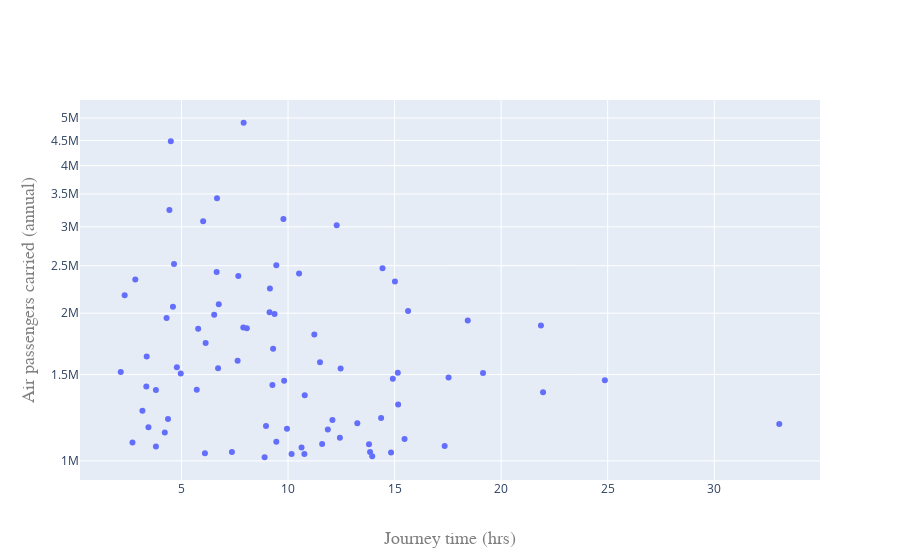

This figure's notebook cell:
### Code cell
fig = go.Figure()

fig.add_trace(go.Scatter(
    x=df_hi["journey_time_hrs"],
    y=df_hi["pas"],
    hovertext=df_hi['orig_city'] + "-" + df_hi['dest_city'],
    hoverinfo="text",
    showlegend=False,
    mode="markers"
))

fig.update_layout(
    xaxis=go.layout.XAxis(
        title=go.layout.xaxis.Title(
            text="Journey time (hrs)",
            font=dict(
                family="Helvetica",
                size=18,
                color="#7f7f7f"
            )
        )
    ),
    yaxis=go.layout.YAxis(
        title=go.layout.yaxis.Title(
            text="Air passengers carried (annual)",
            font=dict(
                family="Helvetica",
                size=18,
                color="#7f7f7f"
            )
        )
    )
)

fig.update_yaxes(type="log")

### Figure 1 — Plotly figure (JSON) as saved in the notebook; plotly's stock layout.template omitted (floating-point values rounded to 4 significant figures)
{"data": [{"hoverinfo": "text", "hovertext": ["London-Alicante", "Amsterdam-Barcelona", "Amsterdam-Copenhagen", "Amsterdam-Dublin", "Amsterdam-London", "Amsterdam-Madrid", "Manchester-Amsterdam", "Amsterdam-Milan", "Amsterdam-Paris", "Rome-Amsterdam", "Brussels-Barcelona", "London-Barcelona", "Madrid-Barcelona", "Paris-Barcelona", "Rome-Barcelona", "London-Belfast", "Oslo-Bergen", "Cologne-Berlin", "Düsseldorf-Berlin", "Frankfurt am Main-Berlin", "Berlin-London", "Munich-Berlin", "Paris-Berlin", "Berlin-Stuttgart", "Zurich-Berlin", "Bordeaux-Paris", "Madrid-Brussels", "Bucharest-London", "London-Budapest", "Cagliari-Rome", "Milan-Catania", "Rome-Catania", "London-Copenhagen", "Oslo-Copenhagen", "Stockholm-Copenhagen", "Dublin-London", "Düsseldorf-Munich", "Edinburgh-London", "London-Faro", "Hamburg-Frankfurt am Main", "Frankfurt am Main-London", "Frankfurt am Main-Madrid", "Munich-Frankfurt am Main", "Vienna-Frankfurt am Main", "Geneva-London", "Geneva-Paris", "London-Glasgow", "Hamburg-London", "Hamburg-Munich", "Helsinki-Stockholm", "London-Lisbon", "Lisbon-Madrid", "Paris-Lisbon", "Porto-Lisbon", "London-Madrid", "Milan-London", "Munich-London", "London-Málaga", "London-Nice", "Oslo-London", "London-Paris", "London-Prague", "London-Rome", "London-Stockholm", "Venice-London", "London-Vienna", "Warsaw-London", "Zurich-London", "Luleå-Stockholm", "Paris-Madrid", "Rome-Madrid", "Stockholm-Malmö", "Paris-Marseille", "Paris-Milan", "Milan-Rome", "Nice-Paris", "Stavanger-Oslo", "Stockholm-Oslo", "Trondheim-Oslo", "Palermo-Rome", "Porto-Paris", "Paris-Rome", "Toulouse-Paris", "Paris-Venice"], "mode": "markers", "showlegend": false, "type": "scatter", "x": [14.92, 10.78, 10.77, 13.8, 4.5, 13.95, 7.367, 13.25, 3.35, 15.47, 8.9, 9.783, 2.833, 6.65, 14.37, 9.45, 6.533, null, 4.217, 4.3, 9.367, 4.6, 9.95, 6.1, 9.45, 2.15, 11.6, 33.05, 15.15, null, 12.47, 9.133, 15.02, 6.717, 4.967, 7.917, 4.783, 6.667, 24.87, 3.8, 5.783, 13.85, 3.45, 8.967, 7.667, 3.8, 4.65, 10.17, 6.133, null, 21.87, 9.267, 18.43, 2.7, 12.28, 10.52, 9.3, 15.63, 9.817, 21.97, 2.333, 12.08, 14.43, 19.15, 14.83, 12.43, 15.17, 7.9, 10.63, 9.15, 17.53, 4.367, 3.367, 8.067, 3.167, 6.017, 7.633, 5.717, 6.75, 11.5, 17.35, 11.23, 4.433, 11.87], "y": [1469812, 1361453, 1033488, 1080890, 4485329, 1021986, 1042449, 1193517, 1417425, 1108389, 1017360, 3113005, 2342016, 2427509, 1222627, 2505627, 1984934, 1657452, 1142253, 1955873, 1992158, 2060593, 1163217, 1036882, 1093680, 1517848, 1083108, 1188801, 1511734, 1082033, 1542827, 2009150, 2321698, 1544456, 1507905, 4889549, 1552886, 3430196, 1459687, 1395100, 1858750, 1043072, 1170764, 1178623, 2381646, 1069540, 2520120, 1033424, 1739908, 1320326, 1888943, 1427452, 1932051, 1090649, 3023875, 2411267, 1693289, 2021688, 1457055, 1380994, 2175943, 1211121, 2469490, 1510453, 1040801, 1114208, 1302462, 1870881, 1064559, 2244888, 1479056, 1216814, 1632328, 1864281, 1265294, 3079426, 1600223, 1396165, 2087108, 1589075, 1073108, 1809254, 3247695, 1158932]}], "layout": {"xaxis": {"title": {"font": {"color": "#7f7f7f", "family": "Helvetica", "size": 18}, "text": "Journey time (hrs)"}}, "yaxis": {"title": {"font": {"color": "#7f7f7f", "family": "Helvetica", "size": 18}, "text": "Air passengers carried (annual)"}, "type": "log"}}}
